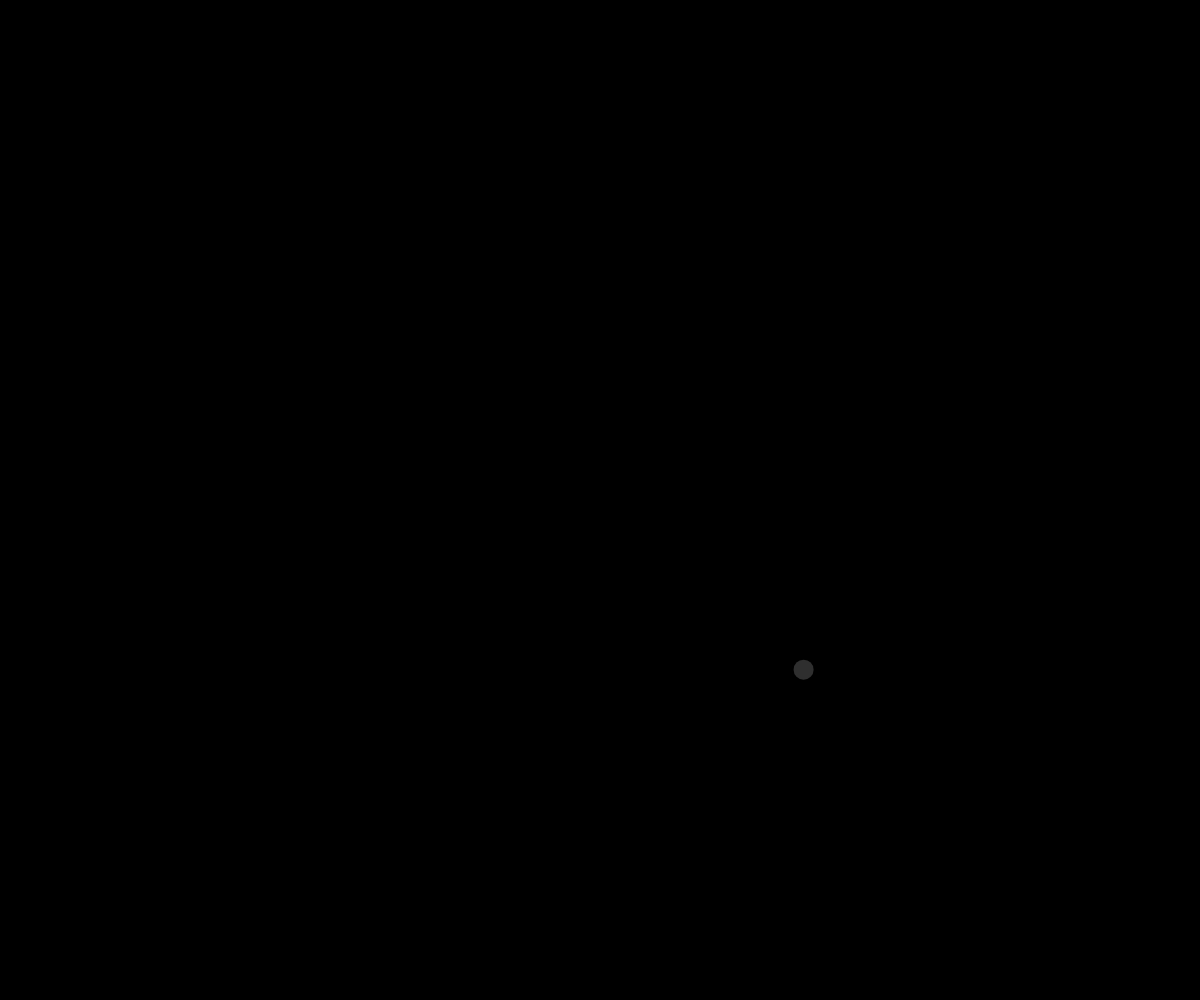
Frame 1 (no input)
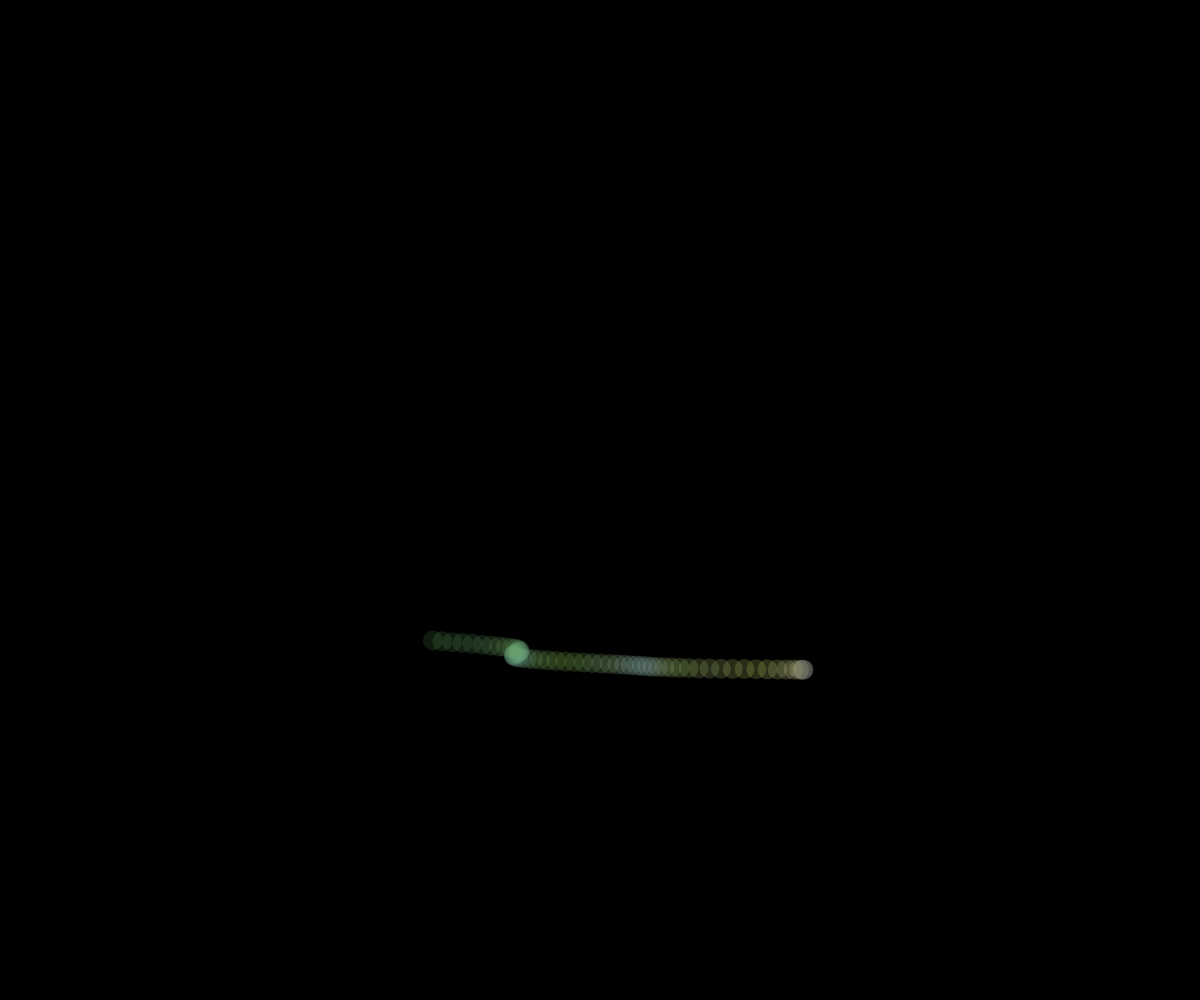
Frame 60 (no input)
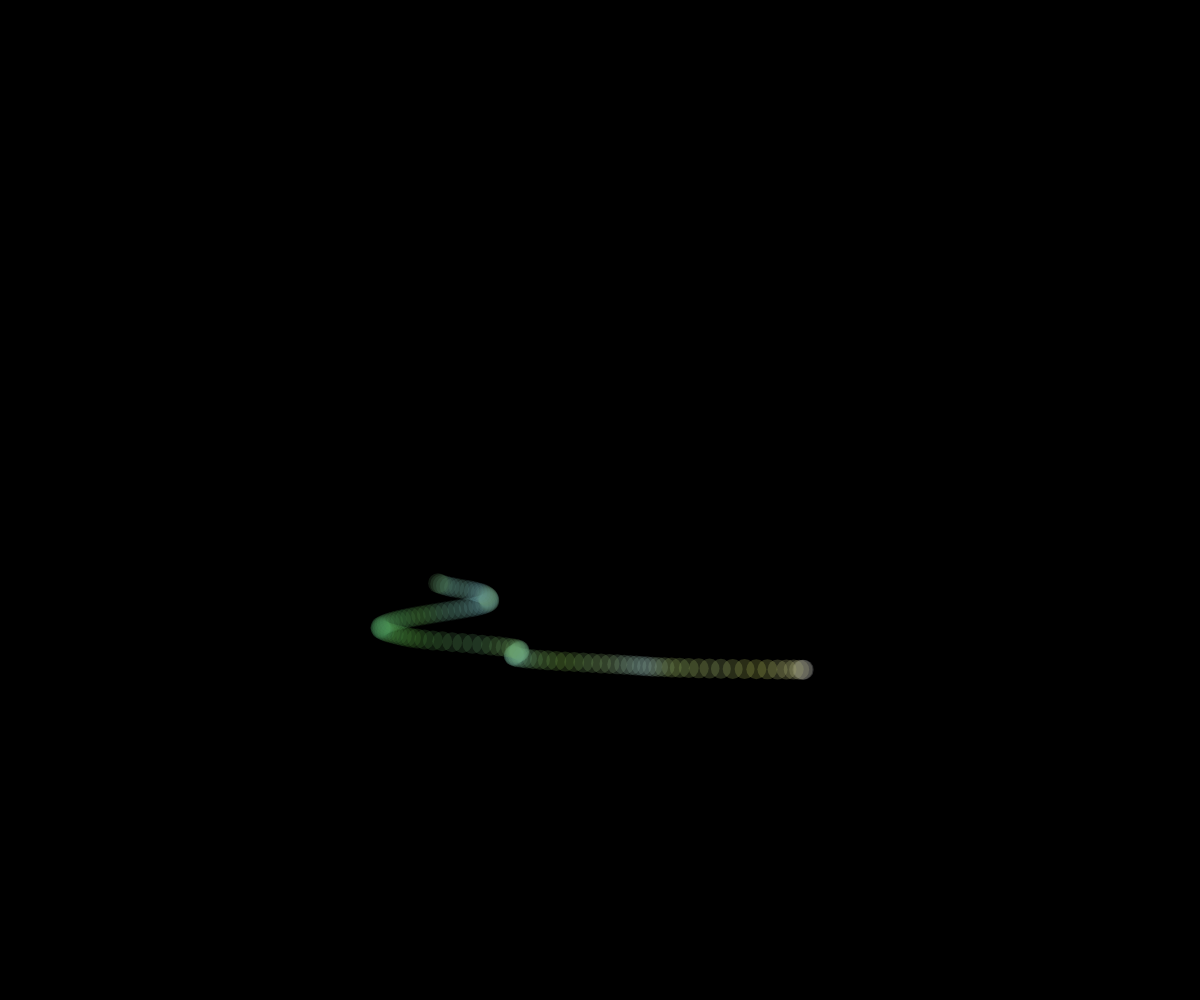
Frame 120 (the mouse pressed at the canvas centre since frame 60)

The p5.js sketch that drew these frames (run headless with seeded random() and noise() and a simulated clock; from frame 60 on, the mouse is pressed at the canvas centre):

// p5.js sketch
// ── sketch.js
t = 0
t2 = 0
t3 = 0

function setup() {
	createCanvas(window.innerWidth, window.innerHeight)
	background(0)
	setFrameRate(60)
}

function draw() {
	// background(0)
	noStroke()
	x = map(noise(t), 0, 1, 0, width)
	y = map(noise(t2), 0, 1, 0, height)
	r = map(noise(t), 0, 1, 0, 255)
	g = map(noise(t2), 0, 1, 0, 255)
	b = map(noise(t3), 0, 1, 0, 255)
	alpha = map(noise(t), 0, 1, 10, 100)
	fill(r, g, b, alpha)
	ellipse(x, y, 20, 20)
	// rect(random(x), y, 40, 40)
	t+=0.01
	t2+=0.001
	t3+=0.1
}

// ── style.css
/* Small devices (phones, 0px and up) */
@media (min-width: 0px) { 
    body {
        
        background-color: black;
        
   font-family: "HelveticaNeue-Light", "Helvetica Neue Light", "Helvetica Neue", Helvetica, Arial, "Lucida Grande", sans-serif; 
/*   font-weight: 300;*/
    font-size: 100%;
}
    
    img{
    max-width:100%;
        max-height: 100%;
    padding:0; margin:0;
         position: absolute;
/*margin-left: auto;*/
/*margin-right: auto;*/
left: 0%;
right: 0;
    top: 15%;
}
    
    h1 {
    font-weight:normal;
    letter-spacing: 0.65em;
    font-size: 1.2em;
}
    
    h2 {
    font-weight:normal;
    letter-spacing: 0.3em;
    font-size: 0.7em;
}
    
#name {
    color: white;
/*    width: 90%;*/
    margin: .4em auto;
    text-align: center;
/*    font-size: 500%;*/
    position: absolute;
/*margin-left: auto;*/
/*margin-right: auto;*/
left: 0%;
right: 0;
    top: 5%;
    z-index: 2;
}
    
#profession {
    color: #bebebe;
    margin: .8em auto;
/*    text-align: center;*/
/*    font-size: 500%;*/
/*    position: absolute;*/
    text-align: center;
     position: absolute;
/*margin-left: auto;*/
/*margin-right: auto;*/
left: 0%;
right: 0;
    top: 9%;
    z-index: 1;
}

}    


/* Small devices (tablets, 768px and up) */
@media (min-width: 768px) { 
        body {
        
        background-color: black;
        
   font-family: "HelveticaNeue-Light", "Helvetica Neue Light", "Helvetica Neue", Helvetica, Arial, "Lucida Grande", sans-serif; 
/*   font-weight: 300;*/
    font-size: 100%;
}
    
        img{
    max-width:100%;
    padding:0; margin:0;
         position: absolute;
/*margin-left: auto;*/
/*margin-right: auto;*/
left: 0%;
right: 0;
    top: 15%;
}
    
    h1 {
    font-weight:normal;
    letter-spacing: 0.75em;
    font-size: 1.6em;
}
    
    h2 {
    font-weight:normal;
    letter-spacing: 0.5em;
    font-size: 0.85em;
}
    
    #name {
    color: white;
/*    width: 90%;*/
    margin: .4em auto;
    text-align: center;
/*    font-size: 500%;*/
    position: absolute;
/*margin-left: auto;*/
/*margin-right: auto;*/
left: 0%;
right: 0;
    top: 5%;
    z-index: 2;
}
    
#profession {
    color: #bebebe;
    margin: .8em auto;
/*    text-align: center;*/
/*    font-size: 500%;*/
/*    position: absolute;*/
    text-align: center;
     position: absolute;
/*margin-left: auto;*/
/*margin-right: auto;*/
left: 0%;
right: 0;
    top: 11%;
    z-index: 1;
}

}

/* Medium devices (desktops, 992px and up) */
@media (min-width: 992px) { 
body {
        background-color: black;
    }
}

/* Large devices (large desktops, 1200px and up) */
@media (min-width: 1200px) {
    
body {
   font-family: "HelveticaNeue-Light", "Helvetica Neue Light", "Helvetica Neue", Helvetica, Arial, "Lucida Grande", sans-serif; 
/*   font-weight: 300;*/
    font-size: 100%;
    
    background-color: black;
}

img{
    max-width:100%;
    max-height: 100%;
    padding:0; margin:0;
         position: absolute;
/*margin-left: auto;*/
/*margin-right: auto;*/
left: 0%;
right: 0;
    top: 15%;
}
    
    
#menu {
/*             position: absolute;*/
/*margin-left: auto;*/
/*margin-right: auto;*/
width: 10px;
    top: 0%;
    z-index: 3;
}
    
    
    

    h1 {
    font-weight:normal;
    letter-spacing: 0.7em;
    font-size: 2em;
}

    h2 {
    font-weight:normal;
    letter-spacing: 0.5em;
    font-size: 1em;
}

    #name {
    color: white;
/*    width: 90%;*/
    margin: .4em auto;
    text-align: center;
/*    font-size: 500%;*/
    position: absolute;
/*margin-left: auto;*/
/*margin-right: auto;*/
left: 0%;
right: 0;
    top: 5%;
    z-index: 2;
}

#profession {
    color: #bebebe;
    margin: .8em auto;
/*    text-align: center;*/
/*    font-size: 500%;*/
/*    position: absolute;*/
    text-align: center;
     position: absolute;
/*margin-left: auto;*/
/*margin-right: auto;*/
left: 0%;
right: 0;
    top: 12%;
    z-index: 1;
}
    


}
